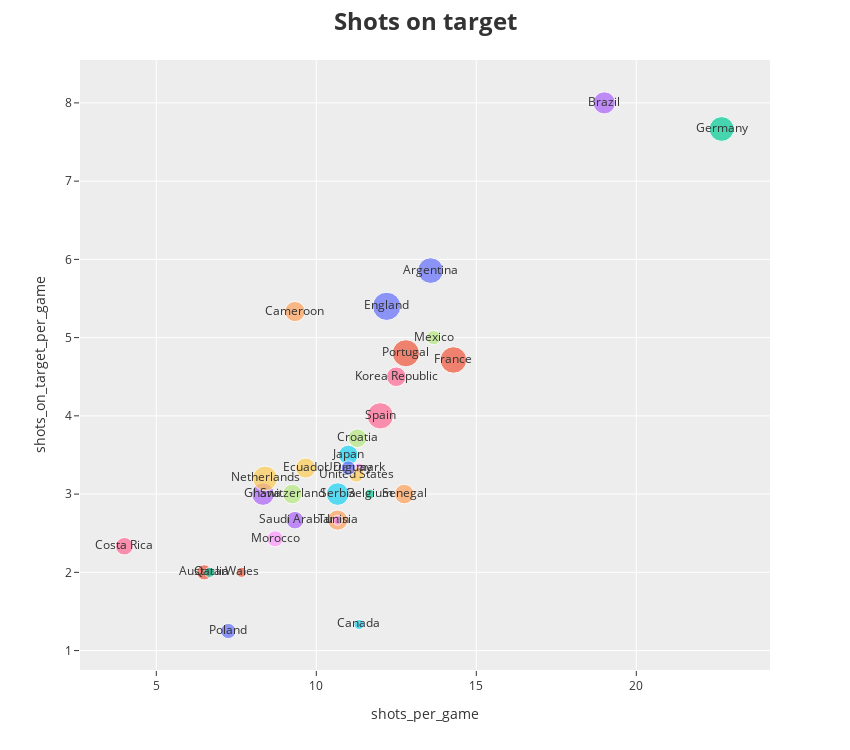
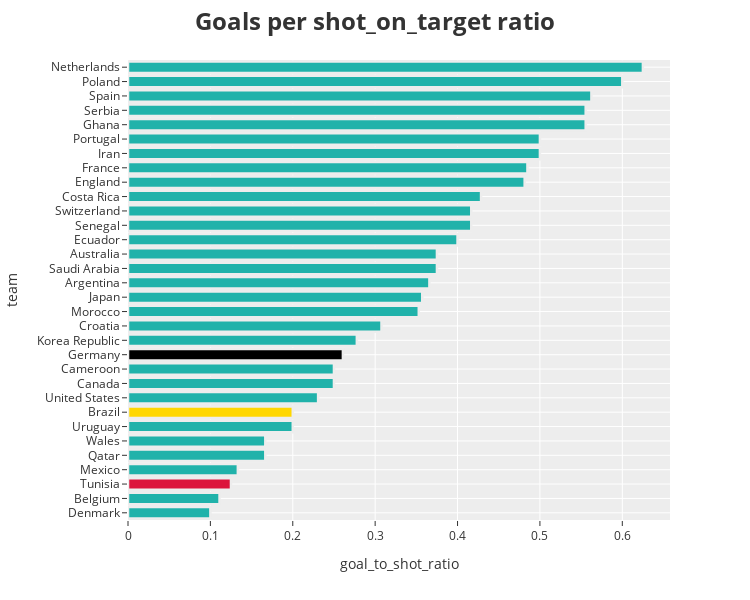

Source (notebook cell) for these figures, in order:
### Markdown cell above
**Shots on Target**

---
A shot on target is defined as any goal attempt that:

Goes into the net regardless of intent – For Goals only.
Is a clear attempt to score that would have gone into the net but for being saved by the goalkeeper or is stopped by a player who is the last-man with the goalkeeper having no chance of preventing the goal (last line block).
Shots directly hitting the frame of the goal are not counted as shots on target, unless the ball goes in and is awarded as a goal.Shots blocked by another player, who is not the last-man, are not counted as shots on target.

### Code cell
team_data['shots_per_game'] = team_data['shots'] / team_data['games']
team_data['shots_on_target_per_game'] = team_data['shots_on_target'] / team_data['games']
team_data['npxg_per_game'] = team_data['npxg'] / team_data['games']

fig = px.scatter(
    team_data,
    x='shots_per_game',
    y='shots_on_target_per_game',
    color='team',
    size='goal_per_game',
    width=850,
    height=750,
    text=team_data['team'],
)

fig.update_layout(
    showlegend=False,
    template='ggplot2',
    title_text='<b>Shots on target</b>',   # use title_text
    title_font=dict(size=24),             # use title_font, NOT titlefont
)

fig.show()
# goals to shots ratio
team_data['goal_to_shot_ratio'] = (
    team_data['goal_per_game'] / team_data['shots_on_target_per_game']
)

fig = px.bar(
    team_data.sort_values('goal_to_shot_ratio', ascending=True),
    y="team",
    x='goal_to_shot_ratio',
    color=None,
    width=750,
    height=600,
)

fig.update_layout(
    template='ggplot2',
    title_text="<b>Goals per shot_on_target ratio</b>",
    title_font=dict(size=24),
)


n_teams = team_data.shape[0]
colors = ['lightseagreen'] * n_teams
if n_teams > 2:
    colors[2] = 'crimson'
if n_teams > 11:
    colors[11] = 'black'
if n_teams > 7:
    colors[7] = 'gold'

fig.update_traces(
    marker_color=colors,
    marker_line_color=None,
    marker_line_width=2.5,
)

fig.show()

### Figure 1 — Plotly figure (JSON) as saved in the notebook; plotly's stock layout.template omitted (floating-point values rounded to 4 significant figures)
{"data": [{"hovertemplate": "team=%{text}<br>shots_per_game=%{x}<br>shots_on_target_per_game=%{y}<br>goal_per_game=%{marker.size}<extra></extra>", "legendgroup": "Argentina", "marker": {"color": "#636efa", "size": [2.143], "sizemode": "area", "sizeref": 0.0065, "symbol": "circle"}, "mode": "markers+text", "name": "Argentina", "orientation": "v", "showlegend": true, "text": ["Argentina"], "type": "scatter", "x": [13.57], "xaxis": "x", "y": [5.857], "yaxis": "y"}, {"hovertemplate": "team=%{text}<br>shots_per_game=%{x}<br>shots_on_target_per_game=%{y}<br>goal_per_game=%{marker.size}<extra></extra>", "legendgroup": "Australia", "marker": {"color": "#EF553B", "size": [0.75], "sizemode": "area", "sizeref": 0.0065, "symbol": "circle"}, "mode": "markers+text", "name": "Australia", "orientation": "v", "showlegend": true, "text": ["Australia"], "type": "scatter", "x": [6.5], "xaxis": "x", "y": [2.0], "yaxis": "y"}, {"hovertemplate": "team=%{text}<br>shots_per_game=%{x}<br>shots_on_target_per_game=%{y}<br>goal_per_game=%{marker.size}<extra></extra>", "legendgroup": "Belgium", "marker": {"color": "#00cc96", "size": [0.3333], "sizemode": "area", "sizeref": 0.0065, "symbol": "circle"}, "mode": "markers+text", "name": "Belgium", "orientation": "v", "showlegend": true, "text": ["Belgium"], "type": "scatter", "x": [11.67], "xaxis": "x", "y": [3.0], "yaxis": "y"}, {"hovertemplate": "team=%{text}<br>shots_per_game=%{x}<br>shots_on_target_per_game=%{y}<br>goal_per_game=%{marker.size}<extra></extra>", "legendgroup": "Brazil", "marker": {"color": "#ab63fa", "size": [1.6], "sizemode": "area", "sizeref": 0.0065, "symbol": "circle"}, "mode": "markers+text", "name": "Brazil", "orientation": "v", "showlegend": true, "text": ["Brazil"], "type": "scatter", "x": [19.0], "xaxis": "x", "y": [8.0], "yaxis": "y"}, {"hovertemplate": "team=%{text}<br>shots_per_game=%{x}<br>shots_on_target_per_game=%{y}<br>goal_per_game=%{marker.size}<extra></extra>", "legendgroup": "Cameroon", "marker": {"color": "#FFA15A", "size": [1.333], "sizemode": "area", "sizeref": 0.0065, "symbol": "circle"}, "mode": "markers+text", "name": "Cameroon", "orientation": "v", "showlegend": true, "text": ["Cameroon"], "type": "scatter", "x": [9.333], "xaxis": "x", "y": [5.333], "yaxis": "y"}, {"hovertemplate": "team=%{text}<br>shots_per_game=%{x}<br>shots_on_target_per_game=%{y}<br>goal_per_game=%{marker.size}<extra></extra>", "legendgroup": "Canada", "marker": {"color": "#19d3f3", "size": [0.3333], "sizemode": "area", "sizeref": 0.0065, "symbol": "circle"}, "mode": "markers+text", "name": "Canada", "orientation": "v", "showlegend": true, "text": ["Canada"], "type": "scatter", "x": [11.33], "xaxis": "x", "y": [1.333], "yaxis": "y"}, {"hovertemplate": "team=%{text}<br>shots_per_game=%{x}<br>shots_on_target_per_game=%{y}<br>goal_per_game=%{marker.size}<extra></extra>", "legendgroup": "Costa Rica", "marker": {"color": "#FF6692", "size": [1.0], "sizemode": "area", "sizeref": 0.0065, "symbol": "circle"}, "mode": "markers+text", "name": "Costa Rica", "orientation": "v", "showlegend": true, "text": ["Costa Rica"], "type": "scatter", "x": [4.0], "xaxis": "x", "y": [2.333], "yaxis": "y"}, {"hovertemplate": "team=%{text}<br>shots_per_game=%{x}<br>shots_on_target_per_game=%{y}<br>goal_per_game=%{marker.size}<extra></extra>", "legendgroup": "Croatia", "marker": {"color": "#B6E880", "size": [1.143], "sizemode": "area", "sizeref": 0.0065, "symbol": "circle"}, "mode": "markers+text", "name": "Croatia", "orientation": "v", "showlegend": true, "text": ["Croatia"], "type": "scatter", "x": [11.29], "xaxis": "x", "y": [3.714], "yaxis": "y"}, {"hovertemplate": "team=%{text}<br>shots_per_game=%{x}<br>shots_on_target_per_game=%{y}<br>goal_per_game=%{marker.size}<extra></extra>", "legendgroup": "Denmark", "marker": {"color": "#FF97FF", "size": [0.3333], "sizemode": "area", "sizeref": 0.0065, "symbol": "circle"}, "mode": "markers+text", "name": "Denmark", "orientation": "v", "showlegend": true, "text": ["Denmark"], "type": "scatter", "x": [11.33], "xaxis": "x", "y": [3.333], "yaxis": "y"}, {"hovertemplate": "team=%{text}<br>shots_per_game=%{x}<br>shots_on_target_per_game=%{y}<br>goal_per_game=%{marker.size}<extra></extra>", "legendgroup": "Ecuador", "marker": {"color": "#FECB52", "size": [1.333], "sizemode": "area", "sizeref": 0.0065, "symbol": "circle"}, "mode": "markers+text", "name": "Ecuador", "orientation": "v", "showlegend": true, "text": ["Ecuador"], "type": "scatter", "x": [9.667], "xaxis": "x", "y": [3.333], "yaxis": "y"}, {"hovertemplate": "team=%{text}<br>shots_per_game=%{x}<br>shots_on_target_per_game=%{y}<br>goal_per_game=%{marker.size}<extra></extra>", "legendgroup": "England", "marker": {"color": "#636efa", "size": [2.6], "sizemode": "area", "sizeref": 0.0065, "symbol": "circle"}, "mode": "markers+text", "name": "England", "orientation": "v", "showlegend": true, "text": ["England"], "type": "scatter", "x": [12.2], "xaxis": "x", "y": [5.4], "yaxis": "y"}, {"hovertemplate": "team=%{text}<br>shots_per_game=%{x}<br>shots_on_target_per_game=%{y}<br>goal_per_game=%{marker.size}<extra></extra>", "legendgroup": "France", "marker": {"color": "#EF553B", "size": [2.286], "sizemode": "area", "sizeref": 0.0065, "symbol": "circle"}, "mode": "markers+text", "name": "France", "orientation": "v", "showlegend": true, "text": ["France"], "type": "scatter", "x": [14.29], "xaxis": "x", "y": [4.714], "yaxis": "y"}, {"hovertemplate": "team=%{text}<br>shots_per_game=%{x}<br>shots_on_target_per_game=%{y}<br>goal_per_game=%{marker.size}<extra></extra>", "legendgroup": "Germany", "marker": {"color": "#00cc96", "size": [2.0], "sizemode": "area", "sizeref": 0.0065, "symbol": "circle"}, "mode": "markers+text", "name": "Germany", "orientation": "v", "showlegend": true, "text": ["Germany"], "type": "scatter", "x": [22.67], "xaxis": "x", "y": [7.667], "yaxis": "y"}, {"hovertemplate": "team=%{text}<br>shots_per_game=%{x}<br>shots_on_target_per_game=%{y}<br>goal_per_game=%{marker.size}<extra></extra>", "legendgroup": "Ghana", "marker": {"color": "#ab63fa", "size": [1.667], "sizemode": "area", "sizeref": 0.0065, "symbol": "circle"}, "mode": "markers+text", "name": "Ghana", "orientation": "v", "showlegend": true, "text": ["Ghana"], "type": "scatter", "x": [8.333], "xaxis": "x", "y": [3.0], "yaxis": "y"}, {"hovertemplate": "team=%{text}<br>shots_per_game=%{x}<br>shots_on_target_per_game=%{y}<br>goal_per_game=%{marker.size}<extra></extra>", "legendgroup": "Iran", "marker": {"color": "#FFA15A", "size": [1.333], "sizemode": "area", "sizeref": 0.0065, "symbol": "circle"}, "mode": "markers+text", "name": "Iran", "orientation": "v", "showlegend": true, "text": ["Iran"], "type": "scatter", "x": [10.67], "xaxis": "x", "y": [2.667], "yaxis": "y"}, {"hovertemplate": "team=%{text}<br>shots_per_game=%{x}<br>shots_on_target_per_game=%{y}<br>goal_per_game=%{marker.size}<extra></extra>", "legendgroup": "Japan", "marker": {"color": "#19d3f3", "size": [1.25], "sizemode": "area", "sizeref": 0.0065, "symbol": "circle"}, "mode": "markers+text", "name": "Japan", "orientation": "v", "showlegend": true, "text": ["Japan"], "type": "scatter", "x": [11.0], "xaxis": "x", "y": [3.5], "yaxis": "y"}, {"hovertemplate": "team=%{text}<br>shots_per_game=%{x}<br>shots_on_target_per_game=%{y}<br>goal_per_game=%{marker.size}<extra></extra>", "legendgroup": "Korea Republic", "marker": {"color": "#FF6692", "size": [1.25], "sizemode": "area", "sizeref": 0.0065, "symbol": "circle"}, "mode": "markers+text", "name": "Korea Republic", "orientation": "v", "showlegend": true, "text": ["Korea Republic"], "type": "scatter", "x": [12.5], "xaxis": "x", "y": [4.5], "yaxis": "y"}, {"hovertemplate": "team=%{text}<br>shots_per_game=%{x}<br>shots_on_target_per_game=%{y}<br>goal_per_game=%{marker.size}<extra></extra>", "legendgroup": "Mexico", "marker": {"color": "#B6E880", "size": [0.6667], "sizemode": "area", "sizeref": 0.0065, "symbol": "circle"}, "mode": "markers+text", "name": "Mexico", "orientation": "v", "showlegend": true, "text": ["Mexico"], "type": "scatter", "x": [13.67], "xaxis": "x", "y": [5.0], "yaxis": "y"}, {"hovertemplate": "team=%{text}<br>shots_per_game=%{x}<br>shots_on_target_per_game=%{y}<br>goal_per_game=%{marker.size}<extra></extra>", "legendgroup": "Morocco", "marker": {"color": "#FF97FF", "size": [0.8571], "sizemode": "area", "sizeref": 0.0065, "symbol": "circle"}, "mode": "markers+text", "name": "Morocco", "orientation": "v", "showlegend": true, "text": ["Morocco"], "type": "scatter", "x": [8.714], "xaxis": "x", "y": [2.429], "yaxis": "y"}, {"hovertemplate": "team=%{text}<br>shots_per_game=%{x}<br>shots_on_target_per_game=%{y}<br>goal_per_game=%{marker.size}<extra></extra>", "legendgroup": "Netherlands", "marker": {"color": "#FECB52", "size": [2.0], "sizemode": "area", "sizeref": 0.0065, "symbol": "circle"}, "mode": "markers+text", "name": "Netherlands", "orientation": "v", "showlegend": true, "text": ["Netherlands"], "type": "scatter", "x": [8.4], "xaxis": "x", "y": [3.2], "yaxis": "y"}, {"hovertemplate": "team=%{text}<br>shots_per_game=%{x}<br>shots_on_target_per_game=%{y}<br>goal_per_game=%{marker.size}<extra></extra>", "legendgroup": "Poland", "marker": {"color": "#636efa", "size": [0.75], "sizemode": "area", "sizeref": 0.0065, "symbol": "circle"}, "mode": "markers+text", "name": "Poland", "orientation": "v", "showlegend": true, "text": ["Poland"], "type": "scatter", "x": [7.25], "xaxis": "x", "y": [1.25], "yaxis": "y"}, {"hovertemplate": "team=%{text}<br>shots_per_game=%{x}<br>shots_on_target_per_game=%{y}<br>goal_per_game=%{marker.size}<extra></extra>", "legendgroup": "Portugal", "marker": {"color": "#EF553B", "size": [2.4], "sizemode": "area", "sizeref": 0.0065, "symbol": "circle"}, "mode": "markers+text", "name": "Portugal", "orientation": "v", "showlegend": true, "text": ["Portugal"], "type": "scatter", "x": [12.8], "xaxis": "x", "y": [4.8], "yaxis": "y"}, {"hovertemplate": "team=%{text}<br>shots_per_game=%{x}<br>shots_on_target_per_game=%{y}<br>goal_per_game=%{marker.size}<extra></extra>", "legendgroup": "Qatar", "marker": {"color": "#00cc96", "size": [0.3333], "sizemode": "area", "sizeref": 0.0065, "symbol": "circle"}, "mode": "markers+text", "name": "Qatar", "orientation": "v", "showlegend": true, "text": ["Qatar"], "type": "scatter", "x": [6.667], "xaxis": "x", "y": [2.0], "yaxis": "y"}, {"hovertemplate": "team=%{text}<br>shots_per_game=%{x}<br>shots_on_target_per_game=%{y}<br>goal_per_game=%{marker.size}<extra></extra>", "legendgroup": "Saudi Arabia", "marker": {"color": "#ab63fa", "size": [1.0], "sizemode": "area", "sizeref": 0.0065, "symbol": "circle"}, "mode": "markers+text", "name": "Saudi Arabia", "orientation": "v", "showlegend": true, "text": ["Saudi Arabia"], "type": "scatter", "x": [9.333], "xaxis": "x", "y": [2.667], "yaxis": "y"}, {"hovertemplate": "team=%{text}<br>shots_per_game=%{x}<br>shots_on_target_per_game=%{y}<br>goal_per_game=%{marker.size}<extra></extra>", "legendgroup": "Senegal", "marker": {"color": "#FFA15A", "size": [1.25], "sizemode": "area", "sizeref": 0.0065, "symbol": "circle"}, "mode": "markers+text", "name": "Senegal", "orientation": "v", "showlegend": true, "text": ["Senegal"], "type": "scatter", "x": [12.75], "xaxis": "x", "y": [3.0], "yaxis": "y"}, {"hovertemplate": "team=%{text}<br>shots_per_game=%{x}<br>shots_on_target_per_game=%{y}<br>goal_per_game=%{marker.size}<extra></extra>", "legendgroup": "Serbia", "marker": {"color": "#19d3f3", "size": [1.667], "sizemode": "area", "sizeref": 0.0065, "symbol": "circle"}, "mode": "markers+text", "name": "Serbia", "orientation": "v", "showlegend": true, "text": ["Serbia"], "type": "scatter", "x": [10.67], "xaxis": "x", "y": [3.0], "yaxis": "y"}, {"hovertemplate": "team=%{text}<br>shots_per_game=%{x}<br>shots_on_target_per_game=%{y}<br>goal_per_game=%{marker.size}<extra></extra>", "legendgroup": "Spain", "marker": {"color": "#FF6692", "size": [2.25], "sizemode": "area", "sizeref": 0.0065, "symbol": "circle"}, "mode": "markers+text", "name": "Spain", "orientation": "v", "showlegend": true, "text": ["Spain"], "type": "scatter", "x": [12.0], "xaxis": "x", "y": [4.0], "yaxis": "y"}, {"hovertemplate": "team=%{text}<br>shots_per_game=%{x}<br>shots_on_target_per_game=%{y}<br>goal_per_game=%{marker.size}<extra></extra>", "legendgroup": "Switzerland", "marker": {"color": "#B6E880", "size": [1.25], "sizemode": "area", "sizeref": 0.0065, "symbol": "circle"}, "mode": "markers+text", "name": "Switzerland", "orientation": "v", "showlegend": true, "text": ["Switzerland"], "type": "scatter", "x": [9.25], "xaxis": "x", "y": [3.0], "yaxis": "y"}, {"hovertemplate": "team=%{text}<br>shots_per_game=%{x}<br>shots_on_target_per_game=%{y}<br>goal_per_game=%{marker.size}<extra></extra>", "legendgroup": "Tunisia", "marker": {"color": "#FF97FF", "size": [0.3333], "sizemode": "area", "sizeref": 0.0065, "symbol": "circle"}, "mode": "markers+text", "name": "Tunisia", "orientation": "v", "showlegend": true, "text": ["Tunisia"], "type": "scatter", "x": [10.67], "xaxis": "x", "y": [2.667], "yaxis": "y"}, {"hovertemplate": "team=%{text}<br>shots_per_game=%{x}<br>shots_on_target_per_game=%{y}<br>goal_per_game=%{marker.size}<extra></extra>", "legendgroup": "United States", "marker": {"color": "#FECB52", "size": [0.75], "sizemode": "area", "sizeref": 0.0065, "symbol": "circle"}, "mode": "markers+text", "name": "United States", "orientation": "v", "showlegend": true, "text": ["United States"], "type": "scatter", "x": [11.25], "xaxis": "x", "y": [3.25], "yaxis": "y"}, {"hovertemplate": "team=%{text}<br>shots_per_game=%{x}<br>shots_on_target_per_game=%{y}<br>goal_per_game=%{marker.size}<extra></extra>", "legendgroup": "Uruguay", "marker": {"color": "#636efa", "size": [0.6667], "sizemode": "area", "sizeref": 0.0065, "symbol": "circle"}, "mode": "markers+text", "name": "Uruguay", "orientation": "v", "showlegend": true, "text": ["Uruguay"], "type": "scatter", "x": [11.0], "xaxis": "x", "y": [3.333], "yaxis": "y"}, {"hovertemplate": "team=%{text}<br>shots_per_game=%{x}<br>shots_on_target_per_game=%{y}<br>goal_per_game=%{marker.size}<extra></extra>", "legendgroup": "Wales", "marker": {"color": "#EF553B", "size": [0.3333], "sizemode": "area", "sizeref": 0.0065, "symbol": "circle"}, "mode": "markers+text", "name": "Wales", "orientation": "v", "showlegend": true, "text": ["Wales"], "type": "scatter", "x": [7.667], "xaxis": "x", "y": [2.0], "yaxis": "y"}], "layout": {"height": 750, "legend": {"itemsizing": "constant", "title": {"text": "team"}, "tracegroupgap": 0}, "margin": {"t": 60}, "showlegend": false, "title": {"font": {"size": 24}, "text": "<b>Shots on target</b>"}, "width": 850, "xaxis": {"anchor": "y", "domain": [0, 1], "title": {"text": "shots_per_game"}}, "yaxis": {"anchor": "x", "domain": [0, 1], "title": {"text": "shots_on_target_per_game"}}}}

### Figure 2 — Plotly figure (JSON) as saved in the notebook; plotly's stock layout.template omitted (floating-point values rounded to 4 significant figures)
{"data": [{"hovertemplate": "goal_to_shot_ratio=%{x}<br>team=%{y}<extra></extra>", "legendgroup": "", "marker": {"color": ["lightseagreen", "lightseagreen", "crimson", "lightseagreen", "lightseagreen", "lightseagreen", "lightseagreen", "gold", "lightseagreen", "lightseagreen", "lightseagreen", "black", "lightseagreen", "lightseagreen", "lightseagreen", "lightseagreen", "lightseagreen", "lightseagreen", "lightseagreen", "lightseagreen", "lightseagreen", "lightseagreen", "lightseagreen", "lightseagreen", "lightseagreen", "lightseagreen", "lightseagreen", "lightseagreen", "lightseagreen", "lightseagreen", "lightseagreen", "lightseagreen"], "line": {"width": 2.5}, "pattern": {"shape": ""}}, "name": "", "orientation": "h", "showlegend": false, "textposition": "auto", "type": "bar", "x": [0.1, 0.1111, 0.125, 0.1333, 0.1667, 0.1667, 0.2, 0.2, 0.2308, 0.25, 0.25, 0.2609, 0.2778, 0.3077, 0.3529, 0.3571, 0.3659, 0.375, 0.375, 0.4, 0.4167, 0.4167, 0.4286, 0.4815, 0.4848, 0.5, 0.5, 0.5556, 0.5556, 0.5625, 0.6, 0.625], "xaxis": "x", "y": ["Denmark", "Belgium", "Tunisia", "Mexico", "Qatar", "Wales", "Uruguay", "Brazil", "United States", "Canada", "Cameroon", "Germany", "Korea Republic", "Croatia", "Morocco", "Japan", "Argentina", "Saudi Arabia", "Australia", "Ecuador", "Senegal", "Switzerland", "Costa Rica", "England", "France", "Iran", "Portugal", "Ghana", "Serbia", "Spain", "Poland", "Netherlands"], "yaxis": "y"}], "layout": {"barmode": "relative", "height": 600, "legend": {"tracegroupgap": 0}, "margin": {"t": 60}, "title": {"font": {"size": 24}, "text": "<b>Goals per shot_on_target ratio</b>"}, "width": 750, "xaxis": {"anchor": "y", "domain": [0, 1], "title": {"text": "goal_to_shot_ratio"}}, "yaxis": {"anchor": "x", "domain": [0, 1], "title": {"text": "team"}}}}
